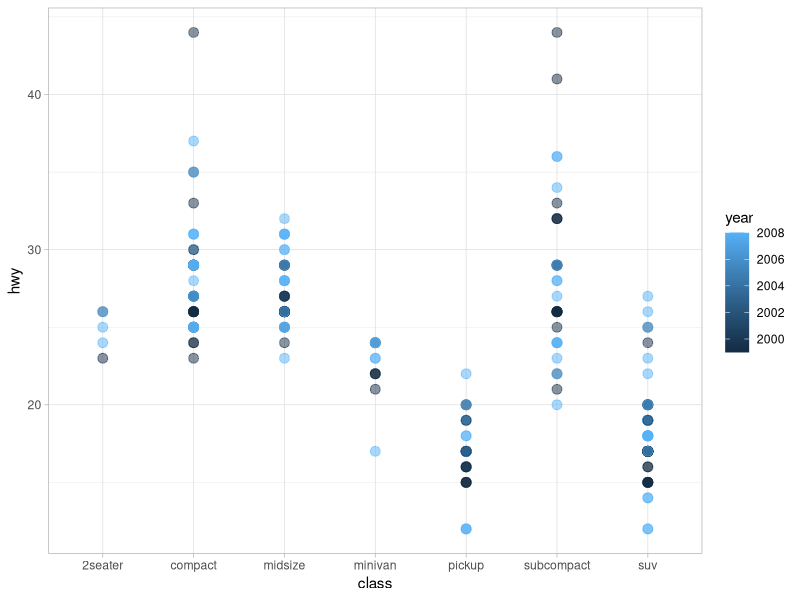
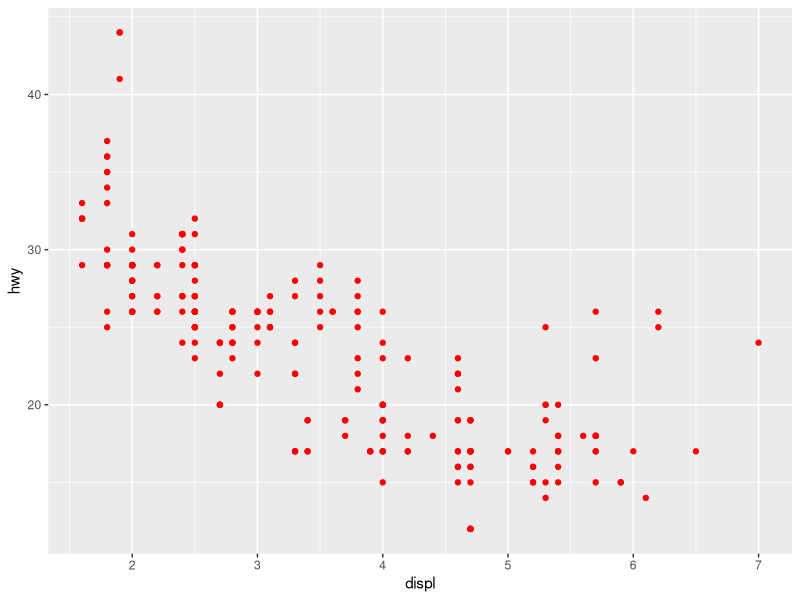
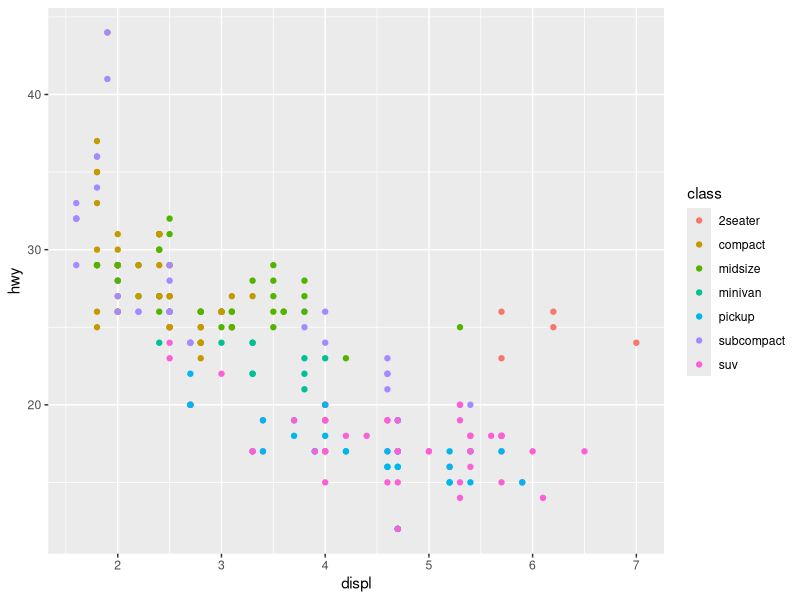
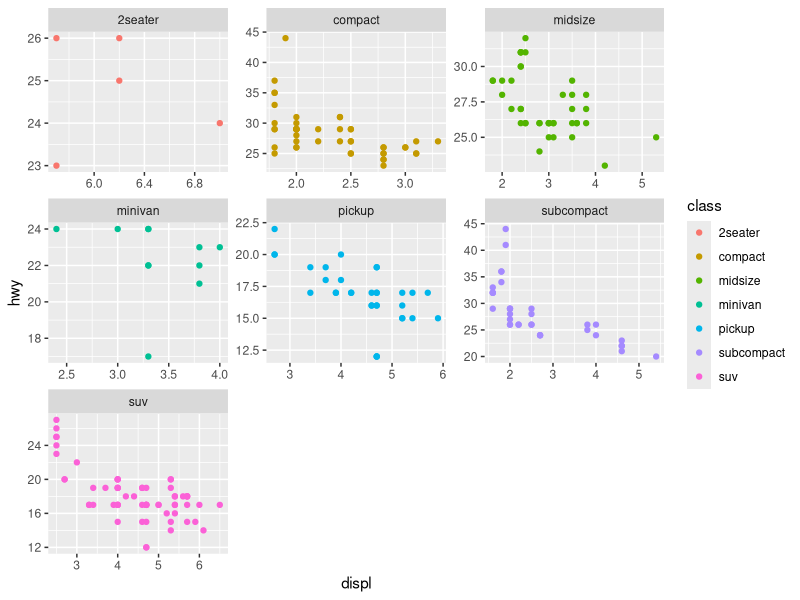
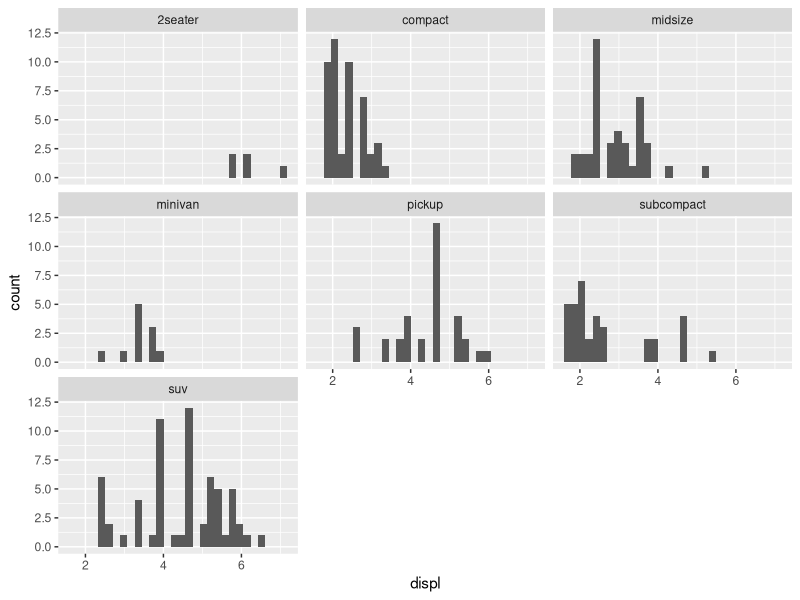
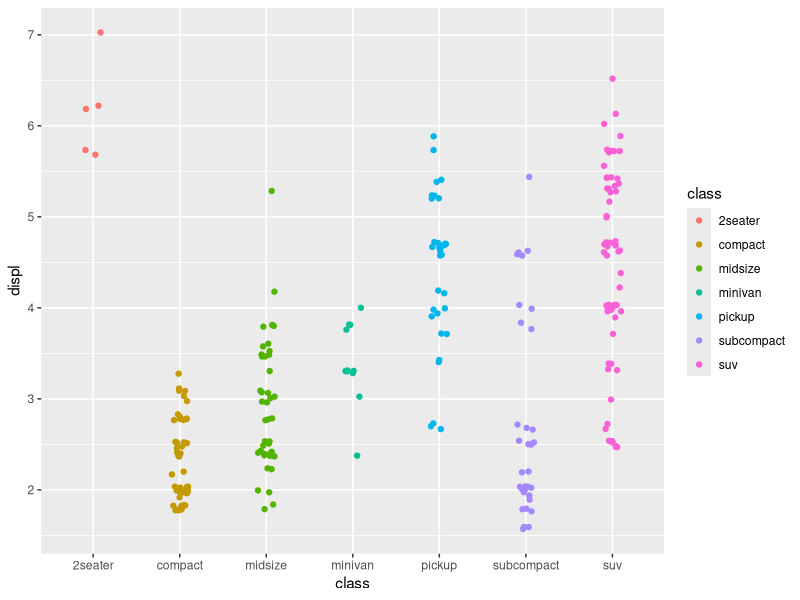

The R script that drew these images, in order:
## ---- chunk 1
knitr::opts_chunk$set(echo = TRUE)
## ---- chunk 2
## BASIC ASSIGNMENTS  #########################
a <- 1
A <- 2
mystring <- "fmach"   ## note the double quotes
myboolean <- TRUE
## ---- chunk 3
myvector <- c(1,2,3,4)

## and this is the help for c!
?c

## ---- chunk 4
## assignment by name
u <- c("carlo" = 2, "due" = 10)

## how can I look inside a multidimensional object?
myvector[3]

## or only change the second element of my object
myvector[2] <- 30

## this gives me the third element of the  vector, remember that the first element in the 
## remember that R is counting from one and not zero
## if I want to construct a 2d array ...

myarray <- matrix(seq(1,25,1), nrow = 5, ncol = 5)

myarray

## ---- chunk 5
## the content can be accessed
myarray[2,3] ## one element
myarray[1,]  ## one row!

## square brakets can be used in a quite flexible way to select elements
## matching specific properties

myarray[myarray > 10]
myarray[myarray[1,] >3,]

## when you have multidimensional objects it is often useful give
## a name to the eleents

vector.with.names <- c("one" = 1, "two" = 2, "three" = 3)

## in this way I can access the second element either as
vector.with.names[2]
##or
vector.with.names["two"]

## with two dimensional or more dimensional objects rownames and colum names are useful
## exactly as in excel
## ---- chunk 6

mymonths <- c("Jan","Feb","Mar",
              "Apr","May","Jun",
              "Jul","Aug","Sep",
              "Oct","Nov","Dec")
days <- c(31,28,31,30,31,30,31,31,30,31,30,31)
season <- c(rep(c("winter","spring","summer","autumn"), each = 3))

yeardf <- data.frame("month" = mymonths, "length" = days, "season" = season,
                     stringsAsFactors = FALSE)

factor(yeardf$season)


## if I want to use a list ...
yearlist <- list("month" = mymonths, "length" = days, "season" = season)
yearlist[["length"]]

## ---- chunk 7
## I load my first package!
library(tidyverse)

## and also some data
data(mpg)


head(mpg)
## ---- chunk 8
## a first glance on the data
summary(mpg)
## ---- chunk 9
## my first plot .... engine displacement, miles per gallon
ggplot(data = mpg) +
  geom_point(mapping = aes(x = class, y = hwy, col = year), size = 3, alpha = 0.5) +
  theme_light()

## ---- chunk 10
## the same can be extended ... playing with arguments
ggplot(data = mpg) +
  geom_point(mapping = aes(x = displ, y = hwy), col = "red")
  
## ---- chunk 11
## but more interestingly ...
ggplot(data = mpg) +
  geom_point(mapping = aes(x = displ, y = hwy, col = class)) 
## ---- chunk 12
ggplot(data = mpg) +
  geom_point(mapping = aes(x = displ, y = hwy, col = class)) + 
  facet_wrap(~class, scales ="free")

## ---- chunk 13
## histograms, scales free
ggplot(data = mpg) +
  geom_histogram(mapping = aes(x = displ)) + 
  facet_wrap(~class)
## ---- chunk 14
## or jitter!
ggplot(data = mpg) +
  geom_jitter(mapping = aes(x = class, y = displ, col = class), width = 0.1)

## ---- chunk 15
library(readr)
wines <- read_csv("wines.csv")
## ---- chunk 16
summary(wines)
